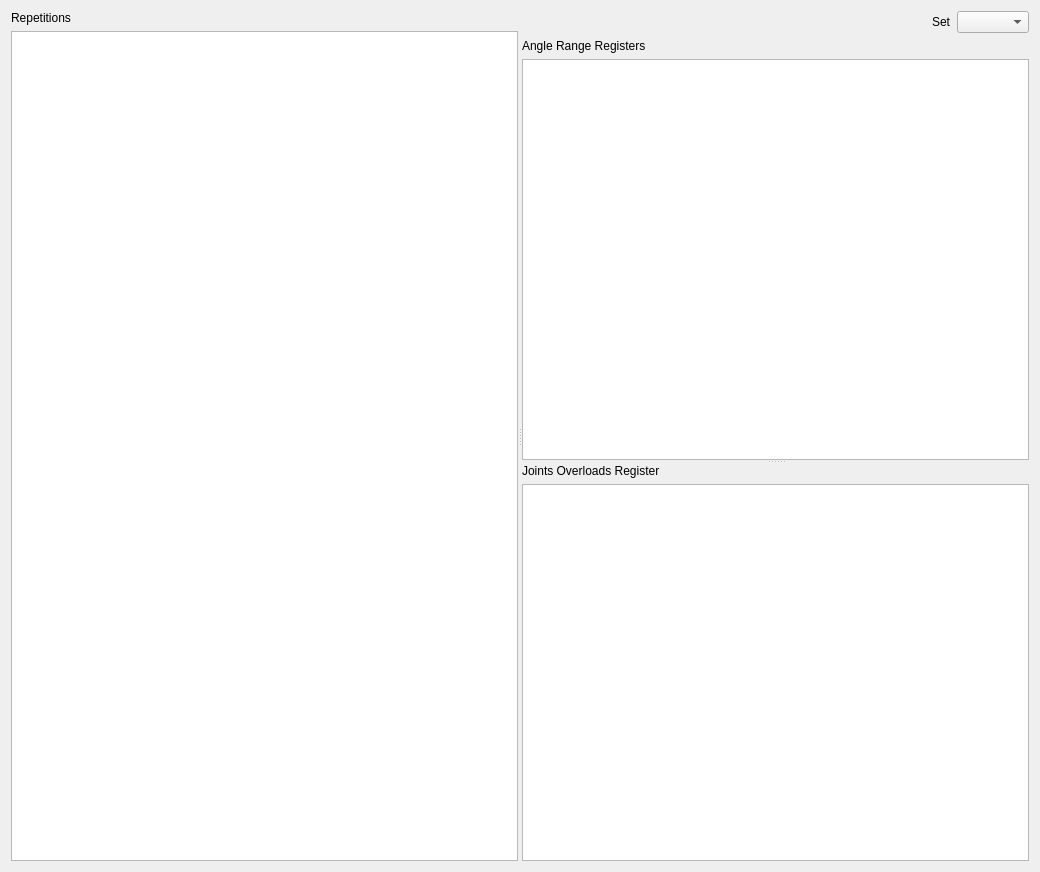
<?xml version="1.0" encoding="UTF-8"?>
<ui version="4.0">
 <class>AngleViewWidget</class>
 <widget class="QWidget" name="AngleViewWidget">
  <property name="geometry">
   <rect>
    <x>0</x>
    <y>0</y>
    <width>1040</width>
    <height>872</height>
   </rect>
  </property>
  <property name="windowTitle">
   <string>Form</string>
  </property>
  <layout class="QGridLayout" name="gridLayout">
   <item row="0" column="0">
    <widget class="QSplitter" name="splitter_2">
     <property name="orientation">
      <enum>Qt::Orientation::Horizontal</enum>
     </property>
     <widget class="QWidget" name="horizontalLayoutWidget">
      <layout class="QHBoxLayout" name="horizontalLayout_2">
       <item>
        <layout class="QVBoxLayout" name="verticalLayout_3">
         <item>
          <widget class="QLabel" name="label">
           <property name="sizePolicy">
            <sizepolicy hsizetype="Minimum" vsizetype="Minimum">
             <horstretch>0</horstretch>
             <verstretch>0</verstretch>
            </sizepolicy>
           </property>
           <property name="text">
            <string>Repetitions</string>
           </property>
          </widget>
         </item>
         <item>
          <widget class="QTableView" name="repsTable">
           <property name="sizePolicy">
            <sizepolicy hsizetype="Minimum" vsizetype="MinimumExpanding">
             <horstretch>0</horstretch>
             <verstretch>0</verstretch>
            </sizepolicy>
           </property>
          </widget>
         </item>
        </layout>
       </item>
      </layout>
     </widget>
     <widget class="QSplitter" name="splitter">
      <property name="orientation">
       <enum>Qt::Orientation::Vertical</enum>
      </property>
      <widget class="QWidget" name="verticalLayoutWidget_2">
       <layout class="QVBoxLayout" name="verticalLayout_4">
        <item>
         <layout class="QHBoxLayout" name="horizontalLayout_4">
          <property name="sizeConstraint">
           <enum>QLayout::SizeConstraint::SetMinimumSize</enum>
          </property>
          <item>
           <spacer name="horizontalSpacer">
            <property name="orientation">
             <enum>Qt::Orientation::Horizontal</enum>
            </property>
            <property name="sizeHint" stdset="0">
             <size>
              <width>40</width>
              <height>20</height>
             </size>
            </property>
           </spacer>
          </item>
          <item>
           <widget class="QLabel" name="label_4">
            <property name="text">
             <string>Set</string>
            </property>
           </widget>
          </item>
          <item>
           <widget class="QComboBox" name="seriesComboBox"/>
          </item>
         </layout>
        </item>
        <item>
         <widget class="QLabel" name="label_2">
          <property name="sizePolicy">
           <sizepolicy hsizetype="Expanding" vsizetype="Preferred">
            <horstretch>0</horstretch>
            <verstretch>0</verstretch>
           </sizepolicy>
          </property>
          <property name="text">
           <string>Angle Range Registers</string>
          </property>
         </widget>
        </item>
        <item>
         <widget class="QTableView" name="rangesTable"/>
        </item>
       </layout>
      </widget>
      <widget class="QWidget" name="verticalLayoutWidget_3">
       <layout class="QVBoxLayout" name="verticalLayout_5">
        <item>
         <widget class="QLabel" name="label_3">
          <property name="sizePolicy">
           <sizepolicy hsizetype="Expanding" vsizetype="Preferred">
            <horstretch>0</horstretch>
            <verstretch>0</verstretch>
           </sizepolicy>
          </property>
          <property name="text">
           <string>Joints Overloads Register</string>
          </property>
         </widget>
        </item>
        <item>
         <widget class="QTableView" name="overloadsTable">
          <property name="sizePolicy">
           <sizepolicy hsizetype="Expanding" vsizetype="Expanding">
            <horstretch>0</horstretch>
            <verstretch>0</verstretch>
           </sizepolicy>
          </property>
         </widget>
        </item>
       </layout>
      </widget>
     </widget>
    </widget>
   </item>
  </layout>
 </widget>
 <resources/>
 <connections/>
</ui>
